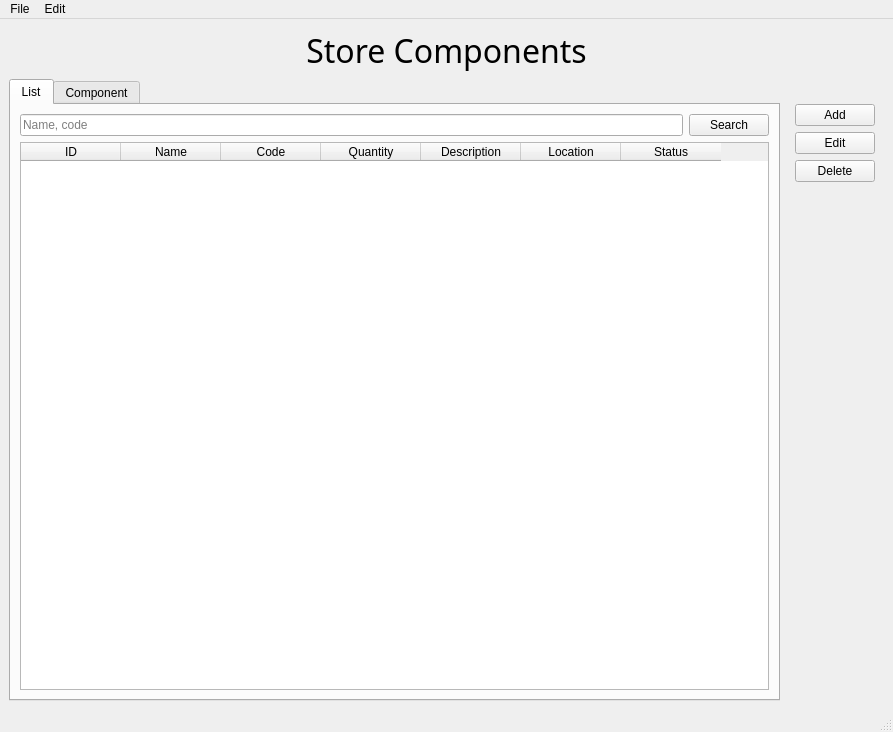
<?xml version="1.0" encoding="UTF-8"?>
<ui version="4.0">
 <class>MainWindow</class>
 <widget class="QMainWindow" name="MainWindow">
  <property name="geometry">
   <rect>
    <x>0</x>
    <y>0</y>
    <width>893</width>
    <height>732</height>
   </rect>
  </property>
  <property name="windowTitle">
   <string>App Store Components</string>
  </property>
  <widget class="QWidget" name="centralwidget">
   <layout class="QVBoxLayout" name="verticalLayout_2">
    <item>
     <widget class="QLabel" name="label">
      <property name="font">
       <font>
        <family>JetBrains Mono</family>
        <pointsize>24</pointsize>
       </font>
      </property>
      <property name="text">
       <string>Store Components</string>
      </property>
      <property name="alignment">
       <set>Qt::AlignmentFlag::AlignCenter</set>
      </property>
     </widget>
    </item>
    <item>
     <layout class="QGridLayout" name="gridLayout">
      <item row="0" column="1">
       <widget class="QWidget" name="widget" native="true">
        <layout class="QVBoxLayout" name="verticalLayout">
         <item>
          <spacer name="verticalSpacer_2">
           <property name="orientation">
            <enum>Qt::Orientation::Vertical</enum>
           </property>
           <property name="sizeType">
            <enum>QSizePolicy::Policy::Preferred</enum>
           </property>
           <property name="sizeHint" stdset="0">
            <size>
             <width>20</width>
             <height>16</height>
            </size>
           </property>
          </spacer>
         </item>
         <item>
          <widget class="QPushButton" name="btn_add">
           <property name="text">
            <string>Add</string>
           </property>
          </widget>
         </item>
         <item>
          <widget class="QPushButton" name="btn_edit">
           <property name="text">
            <string>Edit</string>
           </property>
          </widget>
         </item>
         <item>
          <widget class="QPushButton" name="btn_delete">
           <property name="text">
            <string>Delete</string>
           </property>
          </widget>
         </item>
         <item>
          <spacer name="verticalSpacer">
           <property name="orientation">
            <enum>Qt::Orientation::Vertical</enum>
           </property>
           <property name="sizeHint" stdset="0">
            <size>
             <width>20</width>
             <height>40</height>
            </size>
           </property>
          </spacer>
         </item>
        </layout>
       </widget>
      </item>
      <item row="0" column="0">
       <widget class="QTabWidget" name="tabWidget">
        <property name="currentIndex">
         <number>0</number>
        </property>
        <widget class="QWidget" name="tab">
         <attribute name="title">
          <string>List</string>
         </attribute>
         <layout class="QVBoxLayout" name="verticalLayout_3">
          <item>
           <layout class="QHBoxLayout" name="horizontalLayout">
            <item>
             <widget class="QLineEdit" name="input_search_table">
              <property name="placeholderText">
               <string>Name, code</string>
              </property>
             </widget>
            </item>
            <item>
             <widget class="QPushButton" name="btn_search_table">
              <property name="text">
               <string>Search</string>
              </property>
             </widget>
            </item>
           </layout>
          </item>
          <item>
           <widget class="QTableWidget" name="table_components">
            <property name="editTriggers">
             <set>QAbstractItemView::EditTrigger::NoEditTriggers</set>
            </property>
            <property name="rowCount">
             <number>0</number>
            </property>
            <property name="columnCount">
             <number>7</number>
            </property>
            <column>
             <property name="text">
              <string>ID</string>
             </property>
            </column>
            <column>
             <property name="text">
              <string>Name</string>
             </property>
            </column>
            <column>
             <property name="text">
              <string>Code</string>
             </property>
            </column>
            <column>
             <property name="text">
              <string>Quantity</string>
             </property>
            </column>
            <column>
             <property name="text">
              <string>Description</string>
             </property>
            </column>
            <column>
             <property name="text">
              <string>Location</string>
             </property>
            </column>
            <column>
             <property name="text">
              <string>Status</string>
             </property>
            </column>
           </widget>
          </item>
         </layout>
        </widget>
        <widget class="QWidget" name="tab_2">
         <attribute name="title">
          <string>Component</string>
         </attribute>
         <layout class="QVBoxLayout" name="verticalLayout_4">
          <item>
           <layout class="QHBoxLayout" name="horizontalLayout_2">
            <item>
             <widget class="QLineEdit" name="input_search_id">
              <property name="placeholderText">
               <string>Id / Code</string>
              </property>
             </widget>
            </item>
            <item>
             <widget class="QPushButton" name="btn_search_id">
              <property name="text">
               <string>Search</string>
              </property>
             </widget>
            </item>
           </layout>
          </item>
          <item>
           <widget class="QFrame" name="frame">
            <property name="sizePolicy">
             <sizepolicy hsizetype="Expanding" vsizetype="Expanding">
              <horstretch>0</horstretch>
              <verstretch>0</verstretch>
             </sizepolicy>
            </property>
            <property name="frameShape">
             <enum>QFrame::Shape::StyledPanel</enum>
            </property>
            <property name="frameShadow">
             <enum>QFrame::Shadow::Raised</enum>
            </property>
            <layout class="QVBoxLayout" name="verticalLayout_6">
             <item>
              <layout class="QGridLayout" name="gridLayout_2">
               <item row="0" column="0">
                <widget class="QLabel" name="label_2">
                 <property name="sizePolicy">
                  <sizepolicy hsizetype="Preferred" vsizetype="Preferred">
                   <horstretch>0</horstretch>
                   <verstretch>0</verstretch>
                  </sizepolicy>
                 </property>
                 <property name="font">
                  <font>
                   <family>JetBrains Mono</family>
                   <pointsize>11</pointsize>
                   <bold>true</bold>
                  </font>
                 </property>
                 <property name="text">
                  <string>Name:</string>
                 </property>
                </widget>
               </item>
               <item row="0" column="1">
                <widget class="QLineEdit" name="edit_name">
                 <property name="font">
                  <font>
                   <family>JetBrains Mono</family>
                  </font>
                 </property>
                 <property name="text">
                  <string/>
                 </property>
                 <property name="readOnly">
                  <bool>true</bool>
                 </property>
                </widget>
               </item>
               <item row="1" column="0">
                <widget class="QLabel" name="label_3">
                 <property name="sizePolicy">
                  <sizepolicy hsizetype="Preferred" vsizetype="Preferred">
                   <horstretch>0</horstretch>
                   <verstretch>0</verstretch>
                  </sizepolicy>
                 </property>
                 <property name="font">
                  <font>
                   <family>JetBrains Mono</family>
                   <pointsize>11</pointsize>
                   <bold>true</bold>
                  </font>
                 </property>
                 <property name="text">
                  <string>Code:</string>
                 </property>
                </widget>
               </item>
               <item row="1" column="1">
                <widget class="QLineEdit" name="edit_code">
                 <property name="font">
                  <font>
                   <family>JetBrains Mono</family>
                  </font>
                 </property>
                 <property name="text">
                  <string/>
                 </property>
                 <property name="readOnly">
                  <bool>true</bool>
                 </property>
                </widget>
               </item>
               <item row="2" column="0">
                <widget class="QLabel" name="label_4">
                 <property name="font">
                  <font>
                   <family>JetBrains Mono</family>
                   <pointsize>11</pointsize>
                   <bold>true</bold>
                  </font>
                 </property>
                 <property name="text">
                  <string>Quantity:</string>
                 </property>
                </widget>
               </item>
               <item row="2" column="1">
                <widget class="QLineEdit" name="edit_count">
                 <property name="font">
                  <font>
                   <family>JetBrains Mono</family>
                  </font>
                 </property>
                 <property name="text">
                  <string/>
                 </property>
                 <property name="readOnly">
                  <bool>true</bool>
                 </property>
                </widget>
               </item>
              </layout>
             </item>
             <item>
              <layout class="QVBoxLayout" name="verticalLayout_5">
               <item>
                <widget class="QLabel" name="label_5">
                 <property name="font">
                  <font>
                   <family>JetBrains Mono</family>
                   <pointsize>11</pointsize>
                   <bold>true</bold>
                  </font>
                 </property>
                 <property name="text">
                  <string>Description:</string>
                 </property>
                </widget>
               </item>
               <item>
                <widget class="QPlainTextEdit" name="edit_description">
                 <property name="font">
                  <font>
                   <family>JetBrains Mono</family>
                  </font>
                 </property>
                 <property name="readOnly">
                  <bool>true</bool>
                 </property>
                 <property name="plainText">
                  <string/>
                 </property>
                 <property name="textInteractionFlags">
                  <set>Qt::TextInteractionFlag::TextSelectableByMouse</set>
                 </property>
                </widget>
               </item>
              </layout>
             </item>
             <item>
              <widget class="QWidget" name="widget_2" native="true">
               <layout class="QVBoxLayout" name="verticalLayout_7">
                <item>
                 <widget class="QLabel" name="lbl_info">
                  <property name="sizePolicy">
                   <sizepolicy hsizetype="Expanding" vsizetype="Preferred">
                    <horstretch>0</horstretch>
                    <verstretch>0</verstretch>
                   </sizepolicy>
                  </property>
                  <property name="text">
                   <string>Information:</string>
                  </property>
                 </widget>
                </item>
               </layout>
              </widget>
             </item>
            </layout>
           </widget>
          </item>
         </layout>
        </widget>
       </widget>
      </item>
     </layout>
    </item>
   </layout>
  </widget>
  <widget class="QMenuBar" name="menubar">
   <property name="geometry">
    <rect>
     <x>0</x>
     <y>0</y>
     <width>893</width>
     <height>22</height>
    </rect>
   </property>
   <widget class="QMenu" name="menuArchivo">
    <property name="title">
     <string>File</string>
    </property>
    <addaction name="actionAgregar_componente"/>
    <addaction name="actionEditar_componente"/>
    <addaction name="separator"/>
    <addaction name="actionSalir"/>
   </widget>
   <widget class="QMenu" name="menuEdici_n">
    <property name="title">
     <string>Edit</string>
    </property>
    <addaction name="actionAdegar_componente"/>
    <addaction name="actionEditar_componente_2"/>
    <addaction name="actionEliminar_componente"/>
   </widget>
   <addaction name="menuArchivo"/>
   <addaction name="menuEdici_n"/>
  </widget>
  <widget class="QStatusBar" name="statusbar"/>
  <action name="actionAgregar_componente">
   <property name="text">
    <string>Export components</string>
   </property>
  </action>
  <action name="actionEditar_componente">
   <property name="text">
    <string>Export all components</string>
   </property>
  </action>
  <action name="actionAdegar_componente">
   <property name="text">
    <string>Add component</string>
   </property>
  </action>
  <action name="actionEditar_componente_2">
   <property name="text">
    <string>Edit component</string>
   </property>
  </action>
  <action name="actionEliminar_componente">
   <property name="text">
    <string>Delete component</string>
   </property>
  </action>
  <action name="actionSalir">
   <property name="text">
    <string>Quit</string>
   </property>
   <property name="shortcut">
    <string>Ctrl+Q</string>
   </property>
  </action>
  <action name="actionotro">
   <property name="text">
    <string>otro</string>
   </property>
  </action>
 </widget>
 <tabstops>
  <tabstop>input_search_table</tabstop>
  <tabstop>btn_search_table</tabstop>
  <tabstop>btn_add</tabstop>
  <tabstop>btn_edit</tabstop>
  <tabstop>btn_delete</tabstop>
  <tabstop>tabWidget</tabstop>
  <tabstop>input_search_id</tabstop>
  <tabstop>btn_search_id</tabstop>
  <tabstop>edit_code</tabstop>
  <tabstop>edit_count</tabstop>
  <tabstop>table_components</tabstop>
  <tabstop>edit_name</tabstop>
  <tabstop>edit_description</tabstop>
 </tabstops>
 <resources/>
 <connections/>
</ui>
